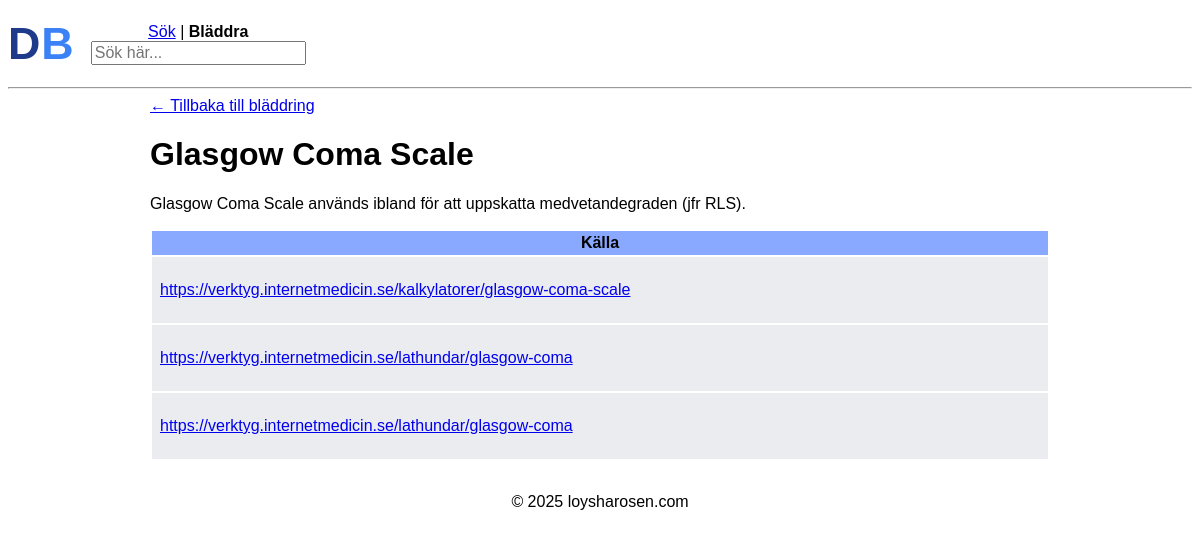
Page /21?from= on the earlier database version.
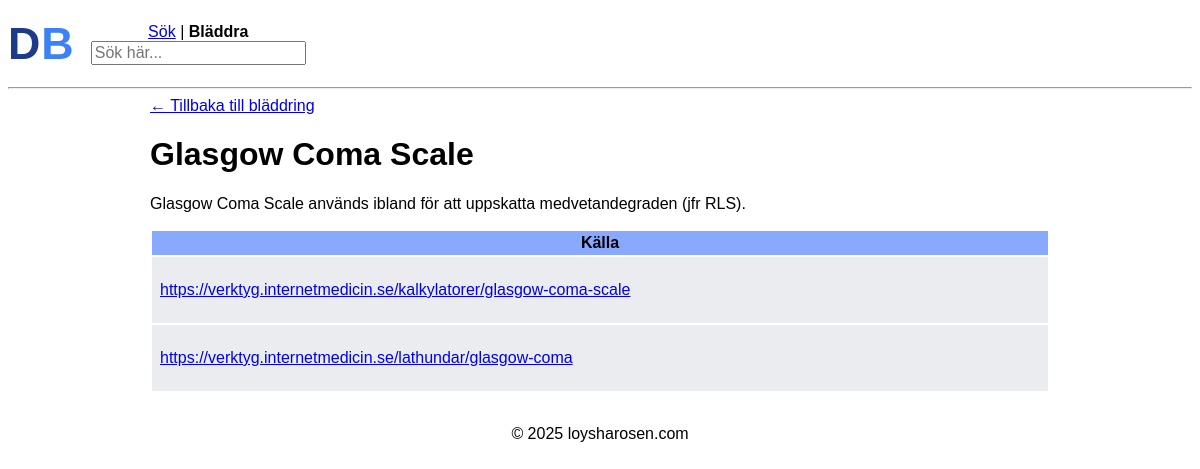
Same page on the later database version.
### tables this page shows
CREATE TABLE docs (
    id INTEGER PRIMARY KEY AUTOINCREMENT,
    name TEXT NOT NULL UNIQUE,
    abbreviation TEXT,
    description TEXT NOT NULL,
    keywords TEXT,
    date_added TIMESTAMP DEFAULT CURRENT_TIMESTAMP
);

CREATE TABLE links (
    id INTEGER PRIMARY KEY AUTOINCREMENT,
    doc_id INTEGER NOT NULL,
    docbase_link TEXT,
    source_link TEXT,
    votes INTEGER DEFAULT 0,
    date_added TIMESTAMP DEFAULT CURRENT_TIMESTAMP,
    FOREIGN KEY (doc_id) REFERENCES docs(id) ON DELETE CASCADE
);

### app.py (the view)
@app.route("/<int:id>")
def show_detail(id):
    if id <= 0:
        return "Invalid ID", 400
    referrer = request.args.get("from", "")
    conn = get_db_connection()
    doc = conn.execute(
        "SELECT * FROM docs WHERE id = ?",
        (id,),
    ).fetchone()
    if doc is None:
        return "doc not found", 404
    links = conn.execute(
        "SELECT * FROM links WHERE doc_id = ?",
        (id,),
    ).fetchall()
    conn.close()
    return render_template("detail.html", doc=doc, links=links, referrer=referrer)

### app.py (called while the page is built)
def get_db_connection():
    conn = sqlite3.connect("docbase.db")
    conn.row_factory = sqlite3.Row
    return conn

### templates/detail.html (shortened to what this page needs)
{% extends "base.html" %}
{% block body %}
    <header class="search-header">
        <div class="text-logo">
            <a href="{{ url_for('index') }}" class="logo"><span class="doc">D</span><span class="base">B</span></a>
        </div>
        <div class="search-bar">
            {% if referrer %}
            <p><strong>Sök</strong> | <a href="{{ url_for('browse') }}">Bläddra</a></p>
            {% else %}
            <p><a href="{{ url_for('search') }}">Sök</a> | <strong>Bläddra</strong></p>
            {% endif %}
            <form action="/s" method="get">
                <input class="q" autocomplete="off" autofocus name="q" placeholder="Sök här..." type="search">
            </form>
        </div>
    </header>
    <main class="main-detail">
        <hr>
        <div class="detail-outer-container">
            <div class="detail-inner-container">
                <div class="back-button">
                    {% if referrer %}
                        <a href="{{ url_for('search', q=referrer) }}" class="back-link">← Tillbaka till sökresultaten</a>
                    {% else %}
                        <a href="{{ url_for('browse') }}" class="back-link">← Tillbaka till bläddring</a>
                    {% endif %}
                </div>
                <h1>
                    {{ doc.name }}
                </h1>
                {% if doc.description %}
                <p>{{ doc.description }}</p>
                {% endif %}
                {% if links %}
                <table class="links-table">
                    <tr>
                        {% if links|selectattr('source_link')|list %}
                            <th>Källa</th>
                        {% endif %}
                    </tr>
                    {% for link in links %}
                    <tr>
                            {% if link.source_link %}
                            <td>
                                <p class="links-table-link">
                                    <a href="{{ link.source_link }}" target="_blank">
                                        {{ link.source_link }}
                                    </a>
                                </p>
                            </td>
                        {% endif %}
                    </tr>
                    {% endfor %}
                </table>
                {% endif %}
            </div>
        </div>
    </main>
{% endblock %}

### templates/base.html (shortened to what this page needs)
<!DOCTYPE html>
<html lang="sv">
    <head>
        <link href="static/style.css" rel="stylesheet">
    </head>
    <body>
        {% block body %}
        {% endblock %}
        <footer>
            <p>&copy; <span class="copy-year"></span> loysharosen.com</p>
        </footer>
    </body>
</html>

### static/style.css (style rules this page uses)
html { font-family: Arial, Helvetica, sans-serif; }
.detail-outer-container { display: flex; flex-direction: column; align-items: center; justify-content: center; width: 100%; }
.detail-inner-container { width: 100%; max-width: 900px; padding: 0 20px; }
.text-logo { font-family: 'Arial', sans-serif; font-size: 2.8em; font-weight: bold; color: #2563eb; padding: 10px 0; letter-spacing: 1px; }
.text-logo .doc { color: #1e3a8a; }
.text-logo .base { color: #3b82f6; }
.logo { text-decoration: none; }
.search-header { display: flex; align-items: center; gap: 1em; }
th { padding: 3px; background-color: rgb(136, 169, 255); }
.q { max-width: 300px; font-size: 16px; }
.search-bar p { margin: 0; text-align: center; }
tr { background-color: rgba(227, 229, 233, 0.715) }
td { padding: 0 3px; }
footer { text-align: center; }
.links-table-link { overflow: hidden; text-overflow: ellipsis; white-space: nowrap; display: block; }
.links-table { max-width: 900px; width: 100%; table-layout: fixed; margin: 1em 0; }
.links-table td { max-width: 0; overflow: hidden; padding: 8px; }

Differences in the rows shown:
removed links: source_link "https://verktyg.internetmedicin.se/lathundar/glasgow-coma"
